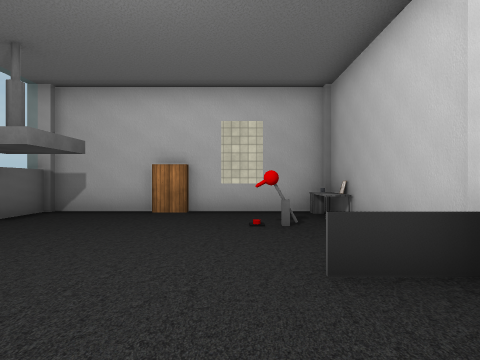
View 1 (above)

24 first-person views from a walk through a 3-D level made in the Unity game engine. The camera is 1.5 m above the floor, looks level and sees 80° across. The floor is counted in squares, 2 m on a side. Each view is taken from the middle of a square. On the plan, view 1 faces up. The plan holds only what a view shows up to about 10 squares ahead; the rest is blank. The place goes on beyond the plan. The player character is not drawn. Some animated figures are left out. Door leaves are left out, so doorways stand open. Some surface patterns are stand-ins.

View 2
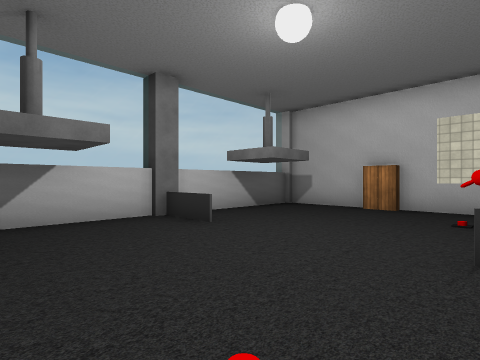

View 3
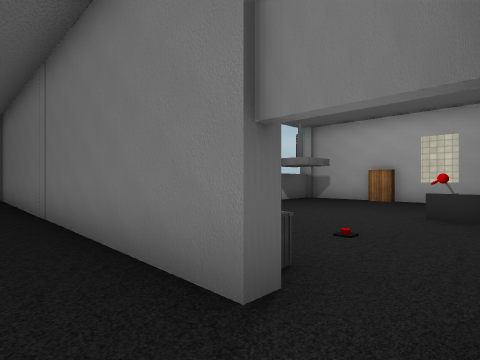

View 4
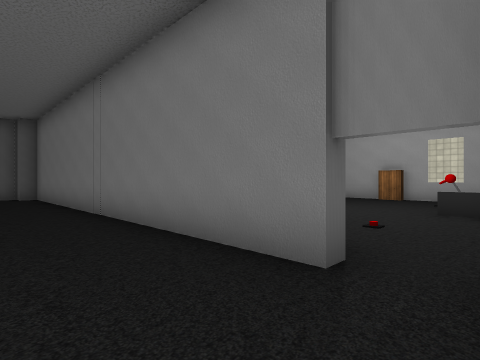

View 5
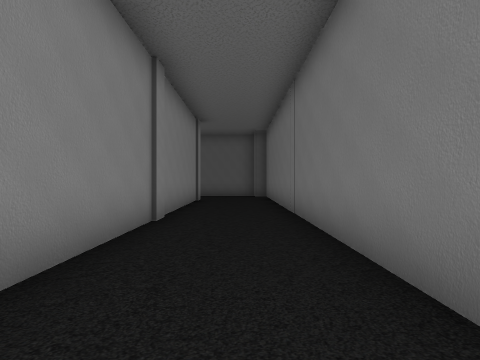

View 6
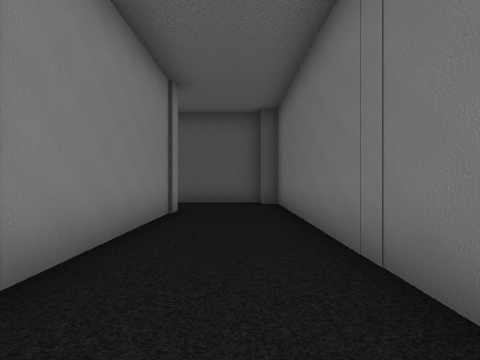

View 7
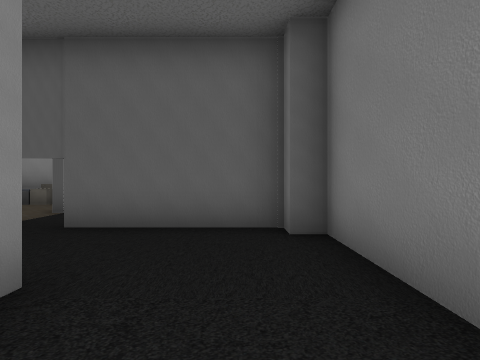

View 8
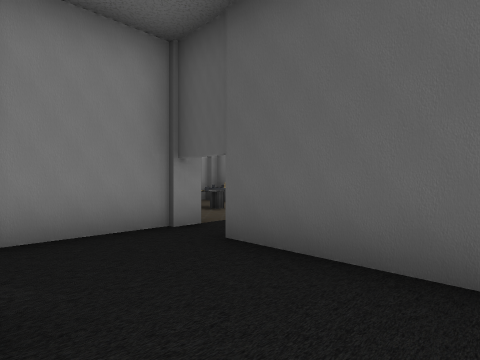

View 9
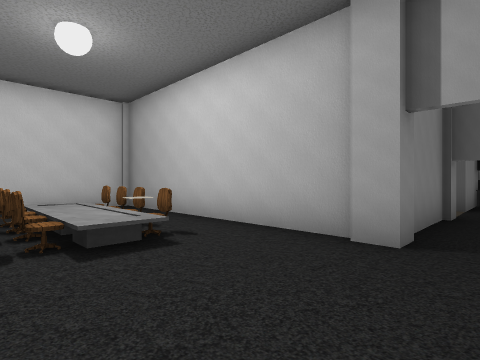

View 10
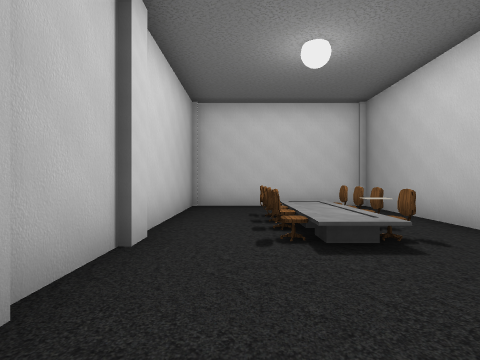

View 11
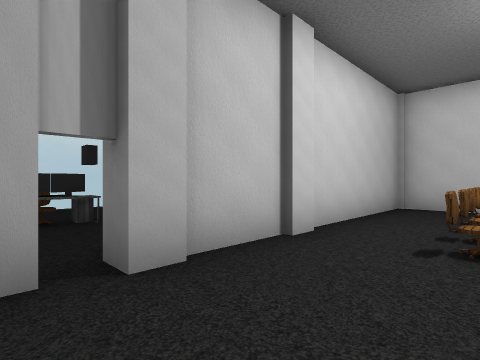

View 12
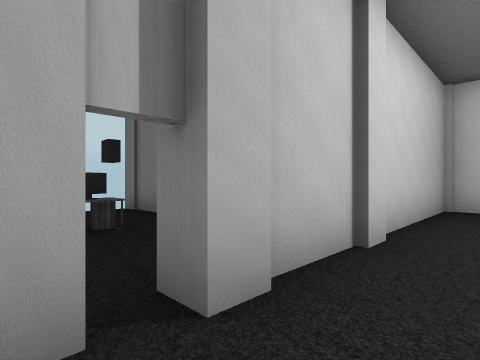

View 13
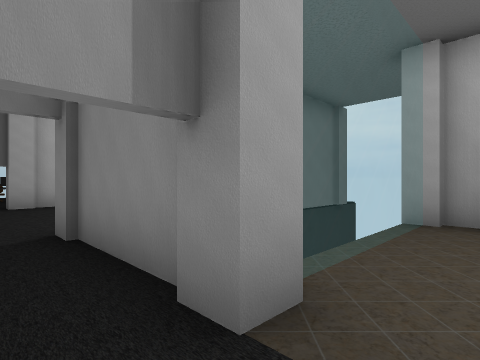

View 14
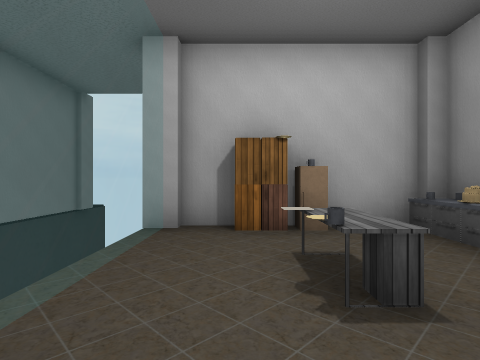

View 15
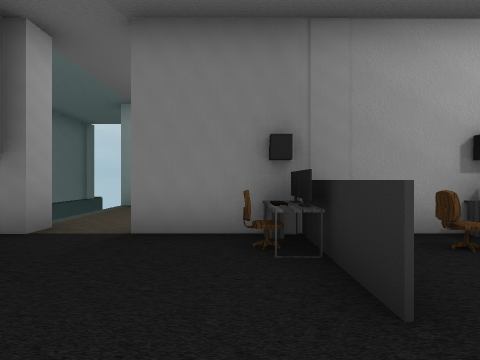

View 16
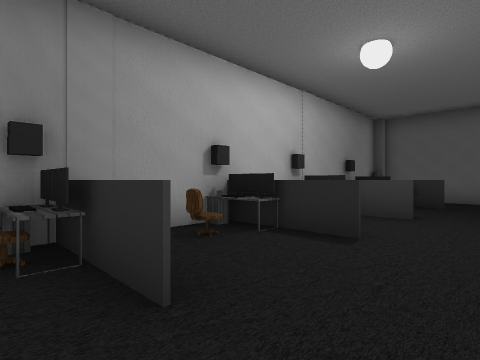

View 17
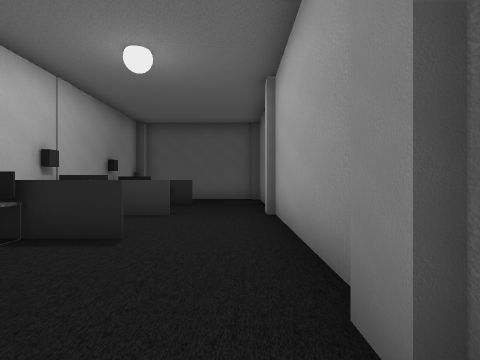

View 18
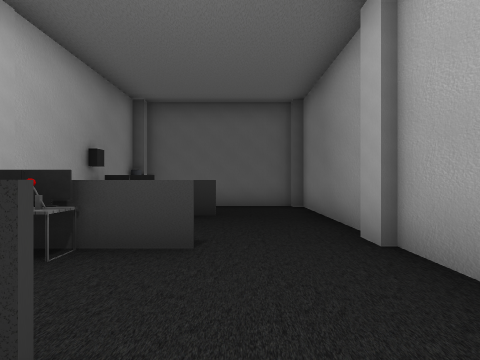

View 19
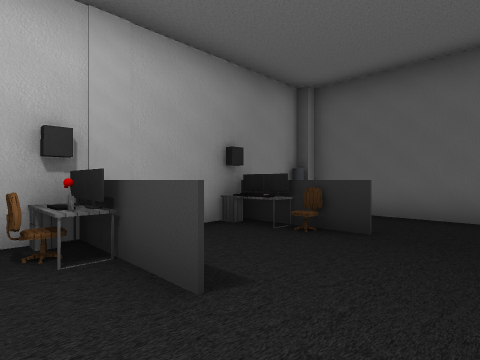

View 20
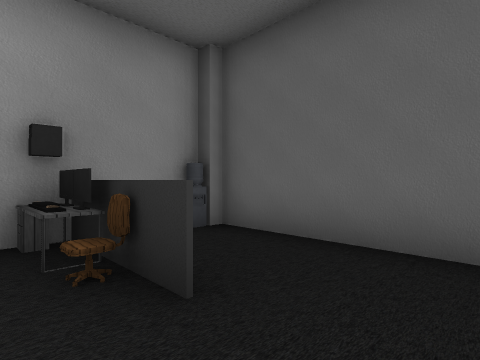

View 21
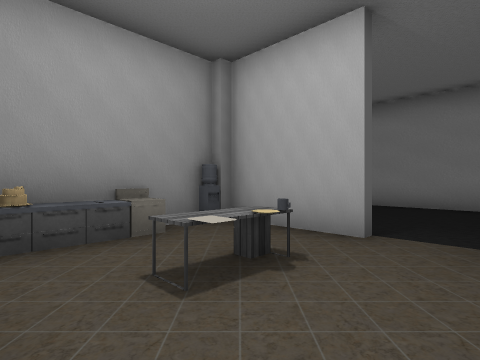

View 22
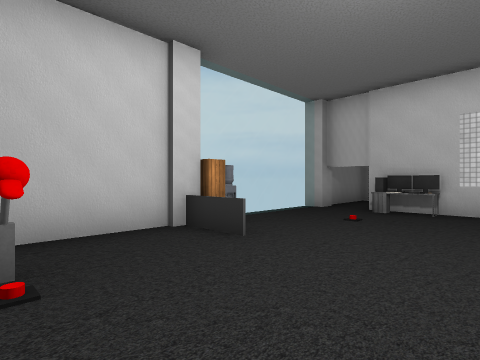

View 23
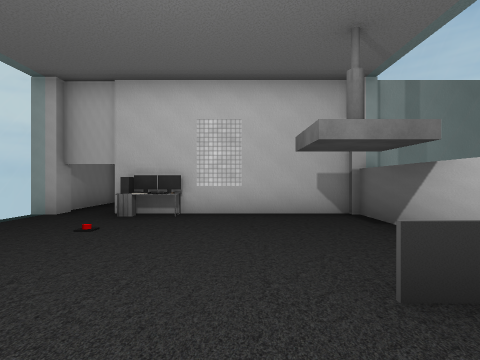

View 24
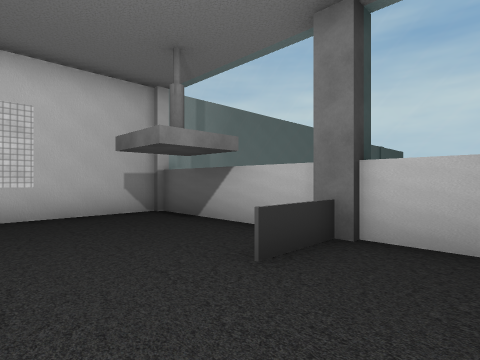

### Floor plan
Ten units are one square. View 1 is at (0, 0); x grows to the right and y downward. Boxes are objects, and circles mark ways between rooms. Rooms are numbered by the first view taken in them; rooms with no view inside come last. Other rooms are left out.
<svg viewBox="-268 -80 299 243">
<path fill="none" stroke="#000" d="M21 -26 21 -69 -5 -69M-46 -22 -46 24 8 24M-24 -69 -46 -69 -46 -23M19 24 26 24M6 -23 15 -23M-29 -22 -46 -22M15 -22 6 -22M-46 -23 -29 -23M-90 56 1 56M-120 80 -85 80M8 28 -109 28 -109 32 -115 32 -115 69M21 55 21 22M-86 85 -86 153 -36 153 -36 80M-85 80 -85 86M-36 75 -36 70M-160 55 -160 65M-159 34 -166 34M-170 32 -195 32M-187 55 -187 80M-155 80 -134 80M-176 80 -164 80M-128 32 -160 32M-160 127 -120 127M-191 80 -176 80M-162 88 -162 96M-134 82 -155 82M-121 125 -114 125M-120 86 -120 80M-89 158 -89 129M-211 55 -211 65M-221 32 -260 32M-211 34 -219 34M-235 80 -214 80M-263 35 -263 77 -256 77M-205 80 -191 80M-195 32 -212 32M-259 80 -244 80"/>
<rect x="-25" y="-75" width="10" height="10" fill="#bbb"><title>cabinet</title></rect>
<rect x="-15" y="15" width="10" height="10" fill="#bbb"><title>desk</title></rect>
<rect x="-15" y="-75" width="10" height="10" fill="#bbb"><title>cabinet</title></rect>
<rect x="-5" y="15" width="10" height="10" fill="#bbb"><title>monitor</title></rect>
<rect x="-5" y="5" width="10" height="10" fill="#bbb"><title>monitor</title></rect>
<rect x="5" y="-55" width="10" height="10" fill="#bbb"><title>other object</title></rect>
<rect x="5" y="-65" width="10" height="10" fill="#bbb"><title>other object</title></rect>
<rect x="15" y="-25" width="10" height="10" fill="#bbb"><title>cabinet</title></rect>
<rect x="15" y="-55" width="10" height="10" fill="#bbb"><title>grey cylinder</title></rect>
<rect x="15" y="-65" width="10" height="10" fill="#bbb"><title>other object</title></rect>
<rect x="-75" y="125" width="10" height="10" fill="#bbb"><title>chair</title></rect>
<rect x="-75" y="115" width="10" height="10" fill="#bbb"><title>chair</title></rect>
<rect x="-75" y="105" width="10" height="10" fill="#bbb"><title>chair</title></rect>
<rect x="-65" y="125" width="10" height="10" fill="#bbb"><title>other object</title></rect>
<rect x="-65" y="115" width="10" height="10" fill="#bbb"><title>chair</title></rect>
<rect x="-65" y="105" width="10" height="10" fill="#bbb"><title>chair</title></rect>
<rect x="-65" y="95" width="10" height="10" fill="#bbb"><title>other object</title></rect>
<rect x="-55" y="105" width="10" height="10" fill="#bbb"><title>chair</title></rect>
<rect x="-185" y="65" width="10" height="10" fill="#bbb"><title>chair</title></rect>
<rect x="-185" y="55" width="10" height="10" fill="#bbb"><title>monitor</title></rect>
<rect x="-175" y="65" width="10" height="10" fill="#bbb"><title>desk</title></rect>
<rect x="-165" y="65" width="10" height="10" fill="#bbb"><title>monitor</title></rect>
<rect x="-155" y="65" width="10" height="10" fill="#bbb"><title>chair</title></rect>
<rect x="-165" y="115" width="10" height="10" fill="#bbb"><title>cabinet</title></rect>
<rect x="-165" y="105" width="10" height="10" fill="#bbb"><title>cabinet</title></rect>
<rect x="-165" y="95" width="10" height="10" fill="#bbb"><title>stove</title></rect>
<rect x="-155" y="115" width="10" height="10" fill="#bbb"><title>cabinet</title></rect>
<rect x="-155" y="105" width="10" height="10" fill="#bbb"><title>cabinet</title></rect>
<rect x="-145" y="115" width="10" height="10" fill="#bbb"><title>cabinet</title></rect>
<rect x="-145" y="95" width="10" height="20" fill="#bbb"><title>desk</title></rect>
<rect x="-135" y="115" width="10" height="10" fill="#bbb"><title>cabinet</title></rect>
<rect x="-135" y="95" width="10" height="10" fill="#bbb"><title>other object</title></rect>
<rect x="-255" y="65" width="10" height="10" fill="#bbb"><title>monitor</title></rect>
<rect x="-245" y="65" width="10" height="10" fill="#bbb"><title>desk</title></rect>
<rect x="-245" y="55" width="10" height="10" fill="#bbb"><title>chair</title></rect>
<rect x="-225" y="65" width="10" height="10" fill="#bbb"><title>other object</title></rect>
<rect x="-215" y="65" width="10" height="10" fill="#bbb"><title>monitor</title></rect>
<rect x="-205" y="65" width="10" height="10" fill="#bbb"><title>chair</title></rect>
<circle cx="15" cy="25" r="3" fill="#2a7"/>
<circle cx="-80" cy="70" r="3" fill="#2a7"/>
<circle cx="-120" cy="75" r="3" fill="#2a7"/>
<circle cx="-130" cy="80" r="3" fill="#2a7"/>
<circle cx="-190" cy="45" r="3" fill="#2a7"/>
<text x="-10" y="-20">1</text>
<text x="-60" y="50">2</text>
<text x="-60" y="110">3</text>
<text x="-160" y="50">4</text>
<text x="-190" y="120">5</text>
<text x="-230" y="50">6</text>
</svg>
Room 1 opens to room 2. Room 2 opens to room 3. Room 4 opens to room 5. Room 4 opens to room 6.

Where each view was taken, in squares from view 1:
view 1: 0 up, 0 right, facing up
view 2: 1 down, 1 right, facing up-left
view 3: 4 down, 2 right, facing up-left
view 4: 5 down, 2 right, facing up-left
view 5: 4 down, 2 right, facing left
view 6: 4 down, 2 left, facing left
view 7: 4 down, 7 left, facing left
view 8: 4 down, 9 left, facing down-left
view 9: 7 down, 5 left, facing down-left
view 10: 7 down, 5 left, facing down
view 11: 7 down, 6 left, facing down-right
view 12: 7 down, 5 left, facing down-right
view 13: 7 down, 13 left, facing down-right
view 14: 8 down, 13 left, facing down
view 15: 4 down, 15 left, facing down
view 16: 4 down, 15 left, facing down-left
view 17: 4 down, 15 left, facing left
view 18: 5 down, 18 left, facing left
view 19: 4 down, 20 left, facing down-left
view 20: 4 down, 23 left, facing down-left
view 21: 12 down, 12 left, facing up-left
view 22: 5 up, 2 left, facing down-right
view 23: 4 up, 2 left, facing down
view 24: 4 up, 1 left, facing down-left
